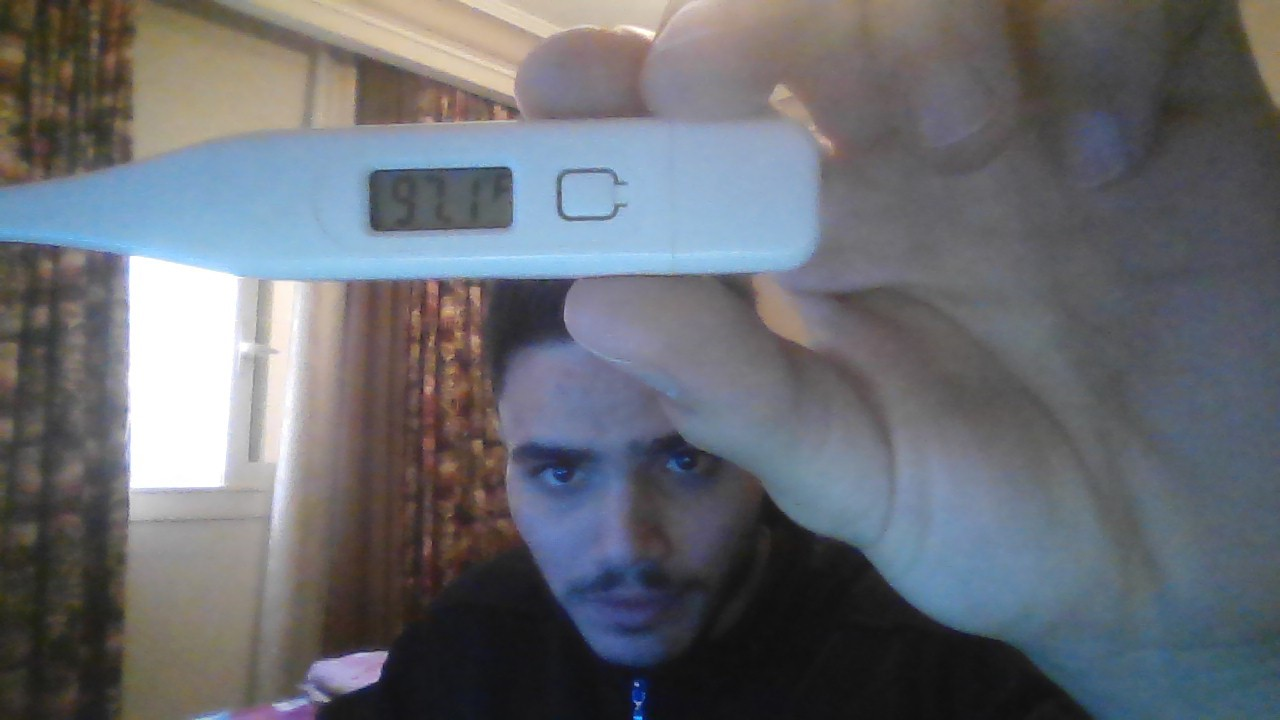
#> input picture API/src/python-models/test-image.jpg, 1280 x 720 px, found by its file name
$ python FinalCombined.py
#> lines starting #> are read from the running program, lines starting #| are printed output that depends on the picture; after the words box and inside, x2 and y2 are one past the last pixel; in counts of white or black regions, pixels touching at a corner belong together
import cv2
from screeninfo import get_monitors
import cv2
import numpy as np
import subprocess
import os
import re
from PIL import Image, ImageEnhance, ImageFilter
from google.cloud import vision
from google.oauth2 import service_account
def enhance_image2(input_path, output_path, option):
    # Open the image
    img = cv2.imread(input_path)

    if option == 1:
        # Option 1: Increase Brightness
        enhanced_img = ImageEnhance.Brightness(Image.fromarray(img)).enhance(1.5)

    elif option == 2:
        # Option 2: Increase Contrast
        enhanced_img = ImageEnhance.Contrast(Image.fromarray(img)).enhance(1.5)

    elif option == 3:
        # Option 3: Apply Gaussian Blur
        enhanced_img = Image.fromarray(cv2.GaussianBlur(img, (5, 5), 0))

    elif option == 4:
        # Option 4: Convert to Grayscale
        enhanced_img = Image.fromarray(cv2.cvtColor(img, cv2.COLOR_BGR2GRAY))

    elif option == 5:
        # Option 5: Apply Sharpening
        kernel = np.array([[-1, -1, -1], [-1, 9, -1], [-1, -1, -1]])
        enhanced_img = Image.fromarray(cv2.filter2D(img, -1, kernel))

    elif option == 6:
        # Option 7: Sepia Tone Effect
        sepia_matrix = np.array([[0.393, 0.769, 0.189],
                                [0.349, 0.686, 0.168],
                                [0.272, 0.534, 0.131]])
        sepia_img = cv2.transform(img, sepia_matrix)
        enhanced_img = Image.fromarray(sepia_img)


    elif option == 7:
        # Option 9: Invert Colors
        enhanced_img = Image.fromarray(cv2.bitwise_not(img))

    elif option == 8:
        # Option 10: Cartoonize Effect
        gray_img = cv2.cvtColor(img, cv2.COLOR_BGR2GRAY)
        blur_img = cv2.medianBlur(gray_img, 5)
        edges = cv2.adaptiveThreshold(blur_img, 255, cv2.ADAPTIVE_THRESH_MEAN_C, cv2.THRESH_BINARY, 9, 9)
        color_img = cv2.bilateralFilter(img, 9, 300, 300)
        enhanced_img = Image.fromarray(cv2.bitwise_and(color_img, color_img, mask=edges))

    elif option == 9:
        # Option 11: Pencil Sketch Effect
        gray_img = cv2.cvtColor(img, cv2.COLOR_BGR2GRAY)
        inverted_img = cv2.bitwise_not(gray_img)
        blurred_img = cv2.GaussianBlur(inverted_img, (111, 111), 0)
        inverted_blurred_img = cv2.bitwise_not(blurred_img)
        pencil_sketch_img = cv2.divide(gray_img, inverted_blurred_img, scale=256.0)
        enhanced_img = Image.fromarray(pencil_sketch_img)

    elif option == 10:
        # Option 12: Warm Filter
        warming_matrix = np.array([[1.0, 0.0, 0.0],
                                  [0.0, 0.8, 0.0],
                                  [0.0, 0.0, 0.6]])
        warm_img = cv2.transform(img, warming_matrix)
        enhanced_img = Image.fromarray(warm_img)

    elif option == 11:
        # Option 14: Blur
        enhanced_img = Image.fromarray(cv2.GaussianBlur(img, (15, 15), 0))

    elif option == 12:
        # Option 17: Cool Filter
        cooling_matrix = np.array([[0.6, 0.0, 0.0],
                                   [0.0, 1.0, 0.0],
                                   [0.0, 0.0, 1.0]])
        cool_img = cv2.transform(img, cooling_matrix)
        enhanced_img = Image.fromarray(cool_img)

    elif option == 13:
        # Option 18: Vintage Effect
        vintage_matrix = np.array([[0.5, 0.5, 0.0],
                                   [0.5, 0.5, 0.0],
                                   [0.0, 0.0, 0.8]])
        vintage_img = cv2.transform(img, vintage_matrix)
        enhanced_img = Image.fromarray(vintage_img)

    elif option == 14:
        # Option 19: Neon Glow Effect
        gray_img = cv2.cvtColor(img, cv2.COLOR_BGR2GRAY)
        _, neon_mask = cv2.threshold(gray_img, 200, 255, cv2.THRESH_BINARY_INV)
        neon_img = cv2.bitwise_and(img, img, mask=neon_mask)
        enhanced_img = Image.fromarray(neon_img)

    else:
        print("Invalid option. Please choose a number from 1 to 14.")
        return

    # Save the enhanced image
    enhanced_img.save(output_path)

def enhance_image(input_path, output_path):
    # Open the image
    img = Image.open(input_path)

    # Increase brightness
    enhancer = ImageEnhance.Brightness(img)
    img = enhancer.enhance(1.5)  # Adjust the factor as needed

    # Increase contrast
    enhancer = ImageEnhance.Contrast(img)
    img = enhancer.enhance(2)  # Adjust the factor as needed

    # Increase sharpness
    img = img.filter(ImageFilter.SHARPEN)

    # Increase saturation (optional)
    enhancer = ImageEnhance.Color(img)
    img = enhancer.enhance(1.7)  # Adjust the factor as needed

    # Save the enhanced image
    img.save(output_path)
def Crop_AND_Enhance(input_image_path, output_image_path):
    # Read the input image
#> called with output_image_path = 'enhanced_image_option_15.jpg'
    image = cv2.imread(input_image_path)
#> image is the input picture: shape (720, 1280, 3); mean B, G, R 113.5, 107.4, 104.9

    # Convert the image from BGR to HSV color space
    hsv = cv2.cvtColor(image, cv2.COLOR_BGR2HSV)
#> hsv: shape (720, 1280, 3); mean H, S, V 77.6, 47.3, 121.1

    # Define the range of green color in HSV
    lower_green = np.array([40, 40, 40])
    upper_green = np.array([80, 255, 255])

    # Create a mask for the green color
    mask = cv2.inRange(hsv, lower_green, upper_green)
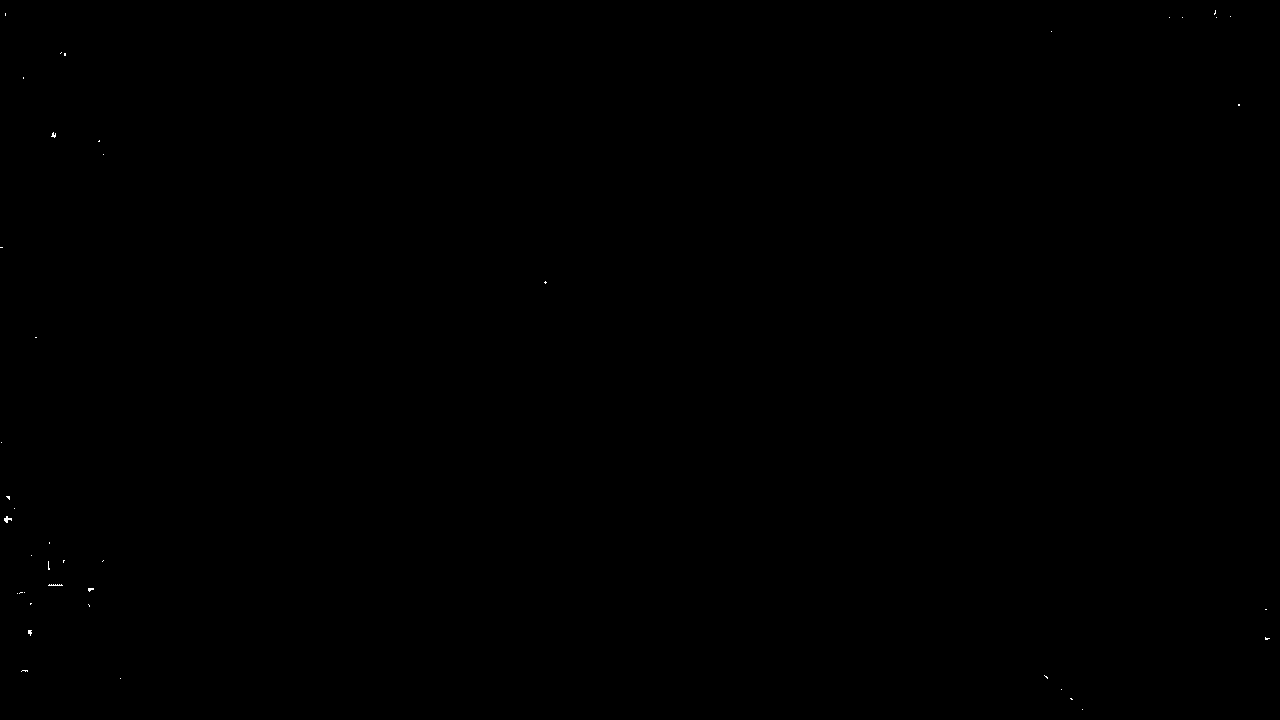
#> mask: shape (720, 1280); 0.02% white in thin lines or dots

    # Find contours in the mask
    contours, _ = cv2.findContours(mask, cv2.RETR_EXTERNAL, cv2.CHAIN_APPROX_SIMPLE)
#> contours = 42 contours, all with area under 20

    # Get the largest contour (assumed to be the green box)
    if contours:
        largest_contour = max(contours, key=cv2.contourArea)
#> largest_contour = contour of 15 points, box (x1, y1, x2, y2) (4, 516, 12, 523), area 18

        # Get the bounding box of the green box
        x, y, w, h = cv2.boundingRect(largest_contour)
#> x = 4; y = 516; w = 8; h = 7

        # Crop the image to keep only the content within the green box
        cropped_image = image[y:y+h, x:x+w]

        # Convert the cropped image to grayscale
        grayscale_image = cv2.cvtColor(cropped_image, cv2.COLOR_BGR2GRAY)

        # Save the grayscale cropped image
        cv2.imwrite(output_image_path, grayscale_image)
        print("Grayscale cropped image saved successfully.")
    else:
        print("No green box found in the image.")
    output_path = "enhanced_image_option_16.jpg"
    enhance_image(input_image_path, output_path)
#> in enhance_image, `img = enhancer.enhance(1.5)`:
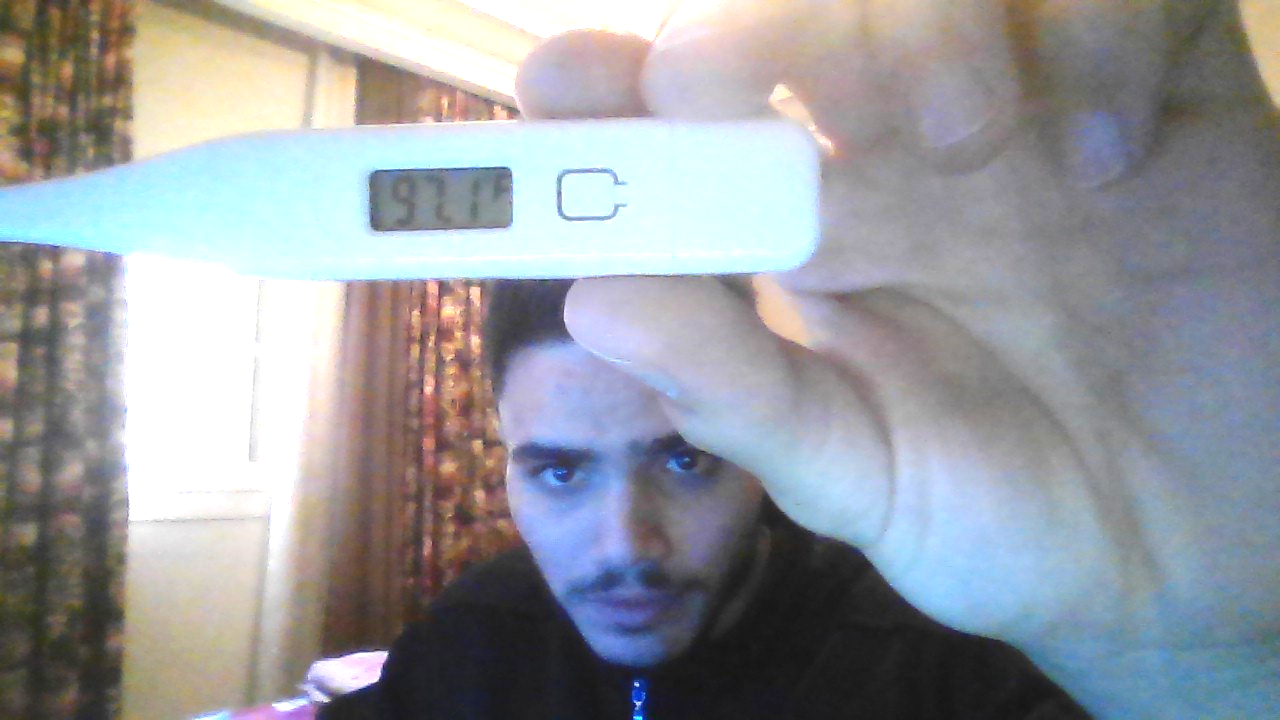
#> img: PIL image 1280x720 RGB; mean R, G, B 151.4, 154.4, 159.1
#> in enhance_image, `img = enhancer.enhance(1.7)`:
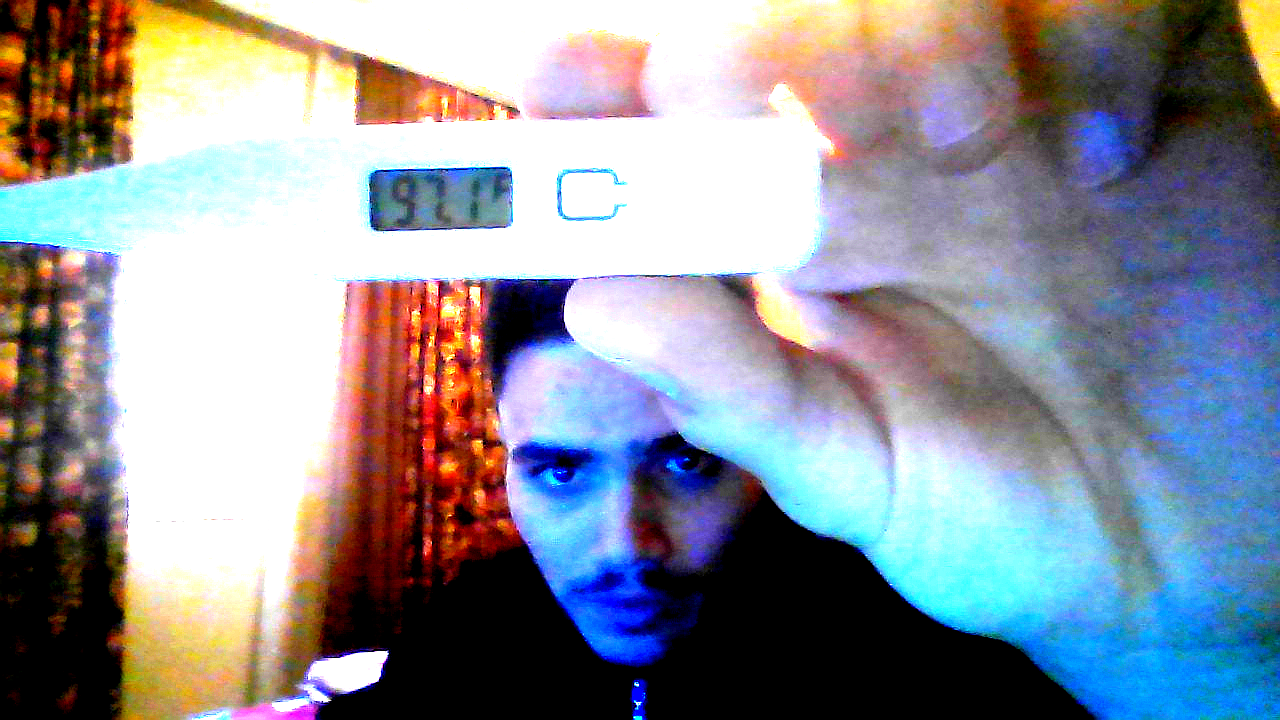
#> img: PIL image 1280x720 RGB; mean R, G, B 141.7, 143.5, 151.8
    for i in range(1, 15):
        output_path = f"enhanced_image_option_{i}.jpg"
        enhance_image2(input_image_path, output_path, i)
#> in enhance_image2, `enhanced_img = ImageEnhance.Brightness(Image.fromarray(img)).enhance(1..`:
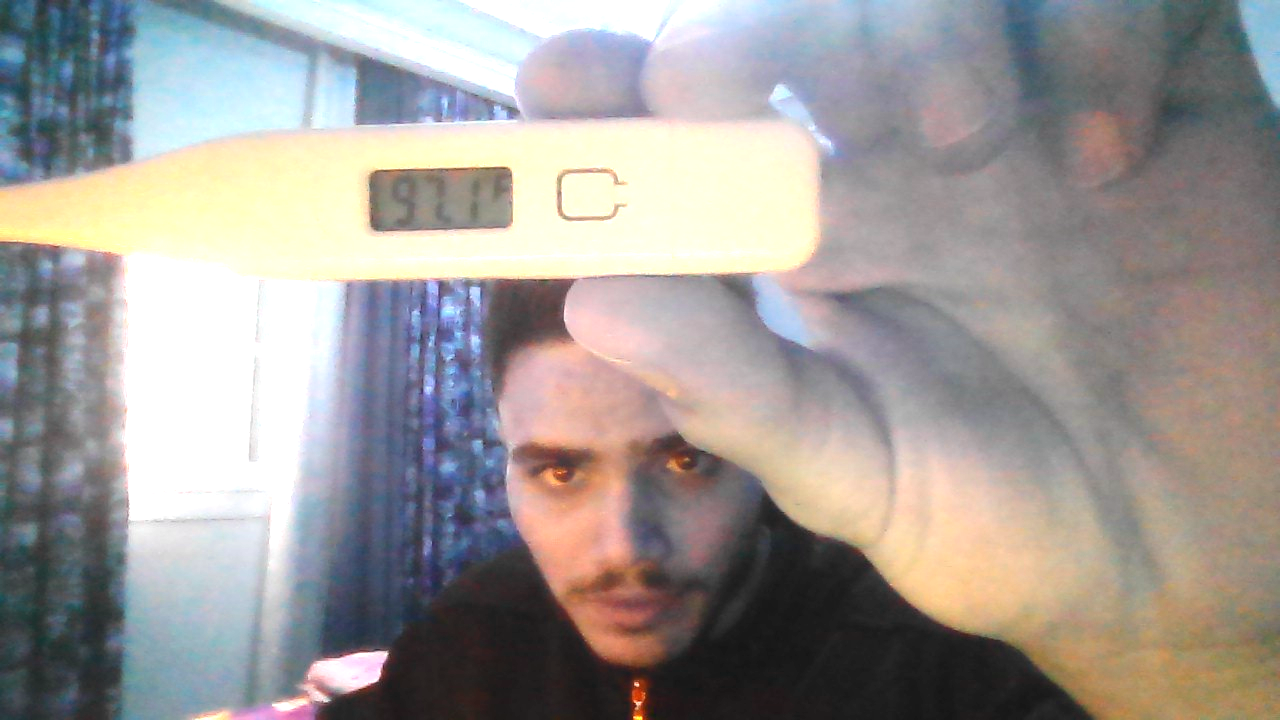
#> enhanced_img: PIL image 1280x720 RGB; mean R, G, B 159.1, 154.4, 151.4

# Example usage


def process_string(input_str):
    # Remove existing dots
    input_str = input_str.replace('.', '')

    # Add dot after the first two numbers and keep only one digit after the dot
    result = input_str[:2] + '.' + input_str[2:3]

    # Add degree Celsius symbol
    result += '°C'
    if len(result) != 6:
        result=""
    return result
def extract_temperature(text):
    # Regular expression to find numeric values (including decimal points)
    temperature_match = re.search(r'\d+(\.\d+)?', text)
    if temperature_match:

        return process_string(temperature_match.group())
    return None

def ocr_image(image_path, credentials_path):
    credentials = service_account.Credentials.from_service_account_file(credentials_path)
    client = vision.ImageAnnotatorClient(credentials=credentials)
    with open(image_path, 'rb') as image_file:
        content = image_file.read()
    image = vision.Image(content=content)
    response = client.text_detection(image=image)
    texts = response.text_annotations
    return texts[0].description if texts else ''
def solve(image_path,credentials_path):
    temp_map={}
    for i in range(1,17):

        result = ocr_image(image_path, credentials_path)
        if result:
            temperature = int(result[:2])
            if 32 <= temperature <= 42:
                if result not in temp_map:
                    temp_map[result] = 1
                else:
                    temp_map[result] += 1
            print("Temperature:", result)
        else:
            print("No temperature information found.")
        print("------------------------")
    # Find the key with the highest frequency
    most_frequent_key = max(temp_map, key=temp_map.get)
    return most_frequent_key
image_path ="C:/Users/zeyad/Desktop/call-in-sick/API/src/python-models/test-image.jpg"
credentials_path = "C:/Users/zeyad/Desktop/call-in-sick/API/src/python-models/double-operator-406600-8e046b74a250.json"
input_image_path = "captured_photo.jpg"
output_image_path = "enhanced_image_option_15.jpg"
Crop_AND_Enhance(image_path, output_image_path)
# Print the result
print("The Temperature is :- ", solve(image_path,credentials_path))
#> (the call stopped at in solve, `temperature = int(result[:2])`: google is not available in this run)
